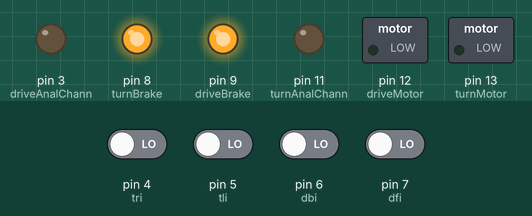
A sketch run on a simulated Arduino Uno, built with avr-gcc and run on an emulated ATmega328P. Parts: switched loads named in the sketch (green lamp = pin HIGH), output pins drawn as LEDs (lit = HIGH). Inputs (shaded band) come from the test bench; at power-on: pin 4 (tri), pin 5 (tli), pin 6 (dbi), pin 7 (dfi) LOW.

Above: at 1.2 s.
1.3 s: pin 5 (tli) driven HIGH
At 2.5 s:
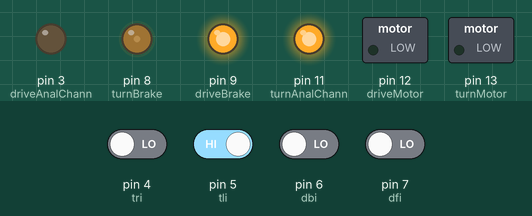
2.8 s: pin 4 (tri) driven HIGH
At 3.3 s:
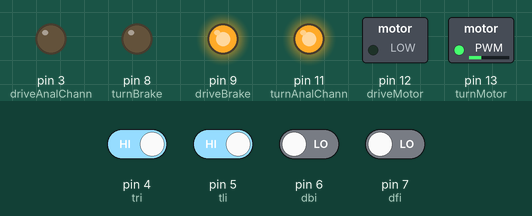
4.3 s: pin 6 (dbi) driven HIGH
At 4.9 s:
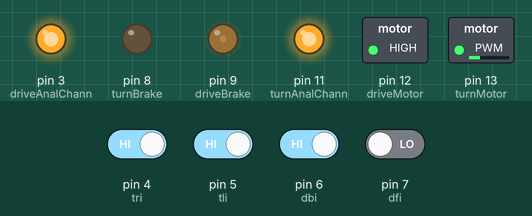
5.8 s: pin 7 (dfi) driven HIGH
At 6.8 s:
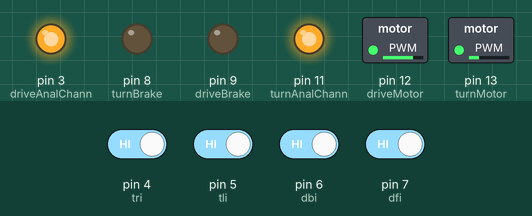
7.3 s: pin 4 (tri) driven LOW
At 8.0 s:
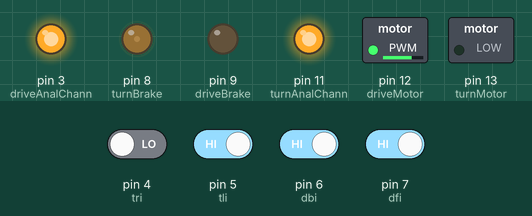
8.8 s: pin 5 (tli) driven LOW
At 10.3 s:
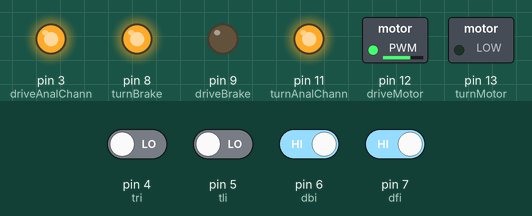
Timing chart, 0 to 11.3 s (numbered marks = the images above; inputs shaded):
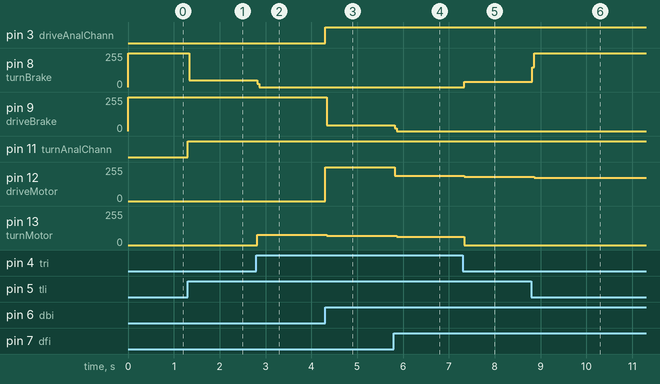

The sketch:

pin-watch.ino
```cpp
int dfi = 7;		// Input pin for forward driving
int dbi = 6;		// Input pin for reverse driving
int tri = 4;		// Input pin for turning right
int tli = 5;		// Input pin for turning left

int driveMotor = 12;   	// Driving pin for drive motor
int driveBrake = 9;	// Braking pin for drive motor
int turnMotor = 13;  	// Driving pin for turning motor
int turnBrake = 8;    	// Braking pin for turning motor

int driveAnalChann = 3;  // Analog speed channel for driving motor
int turnAnalChann = 11;  // Analog speed channel for turning motor

void setup() {

  // initialise input pins
  pinMode(dfi, INPUT);
  pinMode(dbi, INPUT);
  pinMode(tri, INPUT);
  pinMode(tli, INPUT);

  // initialise output pins
  pinMode(driveMotor, OUTPUT);
  pinMode(driveBrake, OUTPUT);

  pinMode(turnMotor, OUTPUT);
  pinMode(turnBrake, OUTPUT);

  pinMode(driveAnalChann, OUTPUT);
  pinMode(turnAnalChann, OUTPUT);

}

void loop() {

   /*
    * The following nested if statements drive the motors.
    * When the correct pin is HIGH, a direction is given, the brake disengaged and the speed set.
    * Conversely, when the pin is LOW the brake is engaged.
    * Motors take values of HIGH or LOW to receive positive or negative voltage.
    */
   if (digitalRead(dfi) == HIGH) {

     digitalWrite(driveMotor, LOW);
     digitalWrite(driveBrake, LOW);
     analogWrite(driveAnalChann, 255);

   } else if (digitalRead(dfi) == LOW){
     digitalWrite(driveBrake, HIGH);
   }

   if (digitalRead(dbi) == HIGH) {

     digitalWrite(driveMotor, HIGH);
     digitalWrite(driveBrake, LOW);
     analogWrite(driveAnalChann, 255);

   } else if (digitalRead(dbi) == LOW){
     digitalWrite(driveBrake, HIGH);
   }

   if (digitalRead(tri) == HIGH) {

     digitalWrite(turnMotor, HIGH);
     digitalWrite(turnBrake, LOW);
     analogWrite(turnAnalChann, 255);

   } else if (digitalRead(tri) == LOW){
     digitalWrite(turnBrake, HIGH);
   }

   if (digitalRead(tli) == HIGH) {

     digitalWrite(turnMotor, LOW);
     digitalWrite(turnBrake, LOW);
     analogWrite(turnAnalChann, 255);

   } else if (digitalRead(tli) == LOW){
     digitalWrite(turnBrake, HIGH);
  }

}
```

Measured:
- after the input at 1.3 s, pin 8 (turnBrake): 255/255 → 50/255 at once; pin 11 (turnAnalChann): LOW → HIGH at once
- after the input at 2.8 s, pin 8 (turnBrake): 50/255 → 0/255 at once; pin 13 (turnMotor): 0/255 → 78/255 at once
- after the input at 4.3 s, pin 3 (driveAnalChann): LOW → HIGH at once; pin 9 (driveBrake): 255/255 → 42/255 at once; pin 12 (driveMotor): 0/255 → 255/255 at once; pin 13 (turnMotor): 78/255 → 70/255 at once
- after the input at 5.8 s, pin 9 (driveBrake): 42/255 → 0/255 at once; pin 12 (driveMotor): 255/255 → 190/255 at once; pin 13 (turnMotor): 70/255 → 62/255 after 0.06 s
- after the input at 7.3 s, pin 8 (turnBrake): 0/255 → 38/255 at once; pin 12 (driveMotor): 190/255 → 182/255 at once; pin 13 (turnMotor): 62/255 → 0/255 at once
- after the input at 8.8 s, pin 8 (turnBrake): 38/255 → 255/255 at once; pin 12 (driveMotor): 182/255 → 173/255 after 0.06 s
